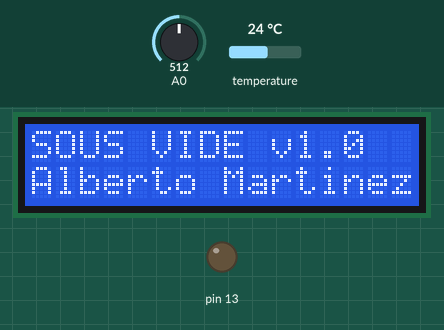
Simulated run of this sketch. Board: Arduino Uno, built with avr-gcc and run on an emulated ATmega328P. Parts: 16×2 character LCD, output pins drawn as LEDs (lit = HIGH). The inputs (shaded band) are chosen by the test bench; at power-on: A0 = 512, temperature 24 °C.

Above: at 0.1 s.
At 3.2 s:
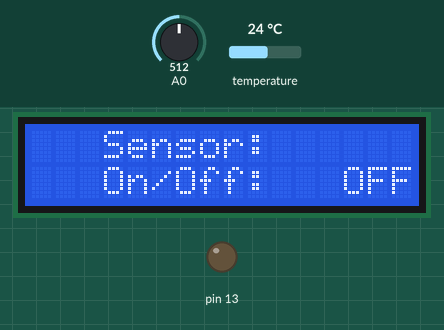
3.3 s: A0 set to 775
4.8 s: A0 set to 800
At 5.9 s:
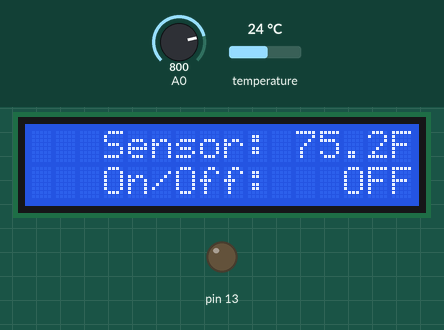
6.5 s: A0 set to 562
8.0 s: A0 set to 539
Timing chart, 0 to 10.5 s (numbered marks = the images above; inputs shaded):
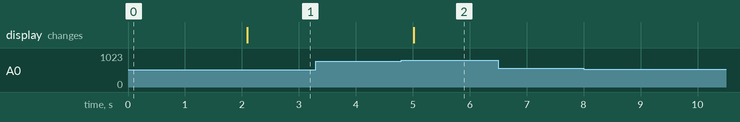

The sketch:

sous_vide.ino
```cpp
#include <DallasTemperature.h>
#include <DFR_Key.h>
#include <LiquidCrystal.h>
#include <OneWire.h>

#define DESCRIPTION_LINE_ONE "SOUS VIDE v1.0"
#define DESCRIPTION_LINE_TWO "Alberto Martinez 2013"

// Data wire is plugged into pin 3 on the Arduino
#define CONTROL_UPDATE 1000
#define ONE_WIRE_BUS 3
#define FARENHEIT 'F'
#define CELSIUS 'C'
#define MENU_SET_POINT 1
#define MENU_DIFF 2
#define MENU_UNITS 3
#define MENU_CONTROL_ON 4

// Setup a oneWire instance to communicate with any OneWire devices
OneWire oneWire( ONE_WIRE_BUS );

// Pass our oneWire reference to Dallas Temperature.
DallasTemperature dtSensors( &oneWire );

// Assign the addresses of your 1-Wire temp sensors.
// See the tutorial on how to obtain these addresses:
// http://www.hacktronics.com/Tutorials/arduino-1-wire-address-finder.html
DeviceAddress ovenSensor = { 0x28, 0x44, 0xEC, 0x3D, 0x04, 0x00, 0x00, 0x07 };

// Pin assignments for SainSmart LCD Keypad Shield
LiquidCrystal lcd( 8, 9, 4, 5, 6, 7 );
DFR_Key keypad;
int keypress = SAMPLE_WAIT;

// program globals
boolean bUpdate = true;
char cBuffer[8];
int iMenu = 1;
String sPrinter = "";
unsigned long ulUpdate = 0.0;

// control related
boolean bControlOn = false;
boolean bHeatOn = false;
char cUnit = FARENHEIT;
float fCurTemp = 0.0;
float fDiff = 2.0;
int iSetPoint = 100;

void setup( void ) {
  pinMode( 13, HIGH );
  digitalWrite( 13, LOW );
  lcd.begin( 16, 2 );
  lcd.clear();
  lcd.setCursor( 0, 0 );
  lcd.print( DESCRIPTION_LINE_ONE );
  lcd.setCursor( 0,1 );
  lcd.print( DESCRIPTION_LINE_TWO );
  dtSensors.begin();
  dtSensors.setResolution( ovenSensor, 10 );   // set the resolution to 10 bit
  delay( 2000 );

  lcd.clear();
  lcd.setCursor( 0, 0 );
  lcd.print( "   Sensor:" );
  mnuSetPoint();

  ulUpdate = millis();
  keypad.setRate( 10 );
}

void printTemp( float fTemp, int x, int y ) {
  sPrinter = dtostrf( fTemp, 5, 1, cBuffer );
  sPrinter += cUnit;
  lcd.setCursor( x, y );
  lcd.print( sPrinter );
}

void mnuSetPoint() {
  switch( keypress ) {
    case UP_KEY:
      iSetPoint += 1;
    break;

    case DOWN_KEY:
      iSetPoint -= 1;
    break;
  }

  if( bUpdate ) {
      lcd.setCursor( 0, 1 );
      lcd.print( "Set point:" );
      sPrinter = dtostrf( iSetPoint, 5, 0, cBuffer );
      sPrinter += cUnit;
      lcd.setCursor( 10, 1 );
      lcd.print( sPrinter );
      bUpdate = false;
  }
}

void mnuDiff() {
    switch( keypress ) {
      case UP_KEY:
        fDiff += 0.5;
        if( fDiff > 5.0 ) fDiff = 5.0;
      break;
      case DOWN_KEY:
        fDiff -= 0.5;
        if( fDiff < 0.5 ) fDiff = 0.5;
      break;
    }

    if( bUpdate ) {
      lcd.setCursor( 0, 1 );
      lcd.print( "     Diff:" );
      printTemp( fDiff, 10, 1 );
      bUpdate = false;
  }
}

void mnuUnits() {
    switch( keypress ) {
      case DOWN_KEY:
      case UP_KEY:
        if( cUnit == CELSIUS )
          { cUnit = FARENHEIT; iSetPoint = DallasTemperature::toFahrenheit( iSetPoint ); }
        else
          { cUnit = CELSIUS; iSetPoint = DallasTemperature::toCelsius( iSetPoint ); }
      break;
    }

    if( bUpdate ) {
      lcd.setCursor( 0, 1 );
      lcd.print( "    Units:" );
      lcd.setCursor( 10, 1 );
      lcd.print( "     " );
      lcd.print( cUnit );
      bUpdate = false;
  }
}

void mnuControlOn() {
      switch( keypress ) {
      case DOWN_KEY:
      case UP_KEY:
        bControlOn = !bControlOn;
      break;
    }

    if( bUpdate ) {
      lcd.setCursor( 0, 1 );
      lcd.print( "   On/Off:" );
      lcd.setCursor( 10, 1 );
      if( bControlOn ) {
        lcd.print( "    ON" );
      } else {
        lcd.print( "   OFF" );
      }
      bUpdate = false;
  }
}

void loop( void ) {

  // Temp Control - ALWAYS RUNNING
  if( millis() - ulUpdate >= CONTROL_UPDATE ) {
    dtSensors.requestTemperatures();
    if( cUnit == CELSIUS ) {
      fCurTemp = dtSensors.getTempC( ovenSensor );
    } else {
      fCurTemp = dtSensors.getTempF( ovenSensor );
    }
    printTemp( fCurTemp, 10, 0 );

    if( bControlOn ) {
      if( fCurTemp <= iSetPoint - fDiff ) bHeatOn = true;
      if( fCurTemp >= iSetPoint ) bHeatOn = false;
    } else {
      bHeatOn = false;
    }

    lcd.setCursor( 0, 0 );
    if( bHeatOn ) {
      digitalWrite( 13, HIGH );
      lcd.print( '*' );
    } else {
      lcd.print( ' ' );
      digitalWrite( 13, LOW );
    }

    ulUpdate = millis();
  }
  ///END Temp Control

  keypress = keypad.getKey();
  if( keypress != SAMPLE_WAIT && keypress != NO_KEY ) {
    bUpdate = true;
    switch( keypress ) {
      case LEFT_KEY: --iMenu; if( iMenu < MENU_SET_POINT ) iMenu = MENU_CONTROL_ON; break;
      case RIGHT_KEY: ++iMenu; if( iMenu > MENU_CONTROL_ON ) iMenu = MENU_SET_POINT; break;
    }
    switch( iMenu ) {
      case MENU_SET_POINT: // update set point
        mnuSetPoint();
      break;
      case MENU_DIFF: // update diff
        mnuDiff();
      break;
      case MENU_UNITS: // update units
        mnuUnits();
      break;
      case MENU_CONTROL_ON: // update heat control on/off
        mnuControlOn();
      break;
    }
    delay( 10 );
    while( keypad.getKey() != NO_KEY ) { }
    delay( 10 );
  }

} // END MAIN
```

Measured:
- the behaviour switches between 789 and 790 on A0 (found by bisection; images 1 and 2)
- after the input at 3.3 s, every drawn part: stays the same
- after the input at 4.8 s, the display: changes after 0.22 s (image 2)
- after the input at 6.5 s, every drawn part: stays the same
- after the input at 8.0 s, every drawn part: stays the same
